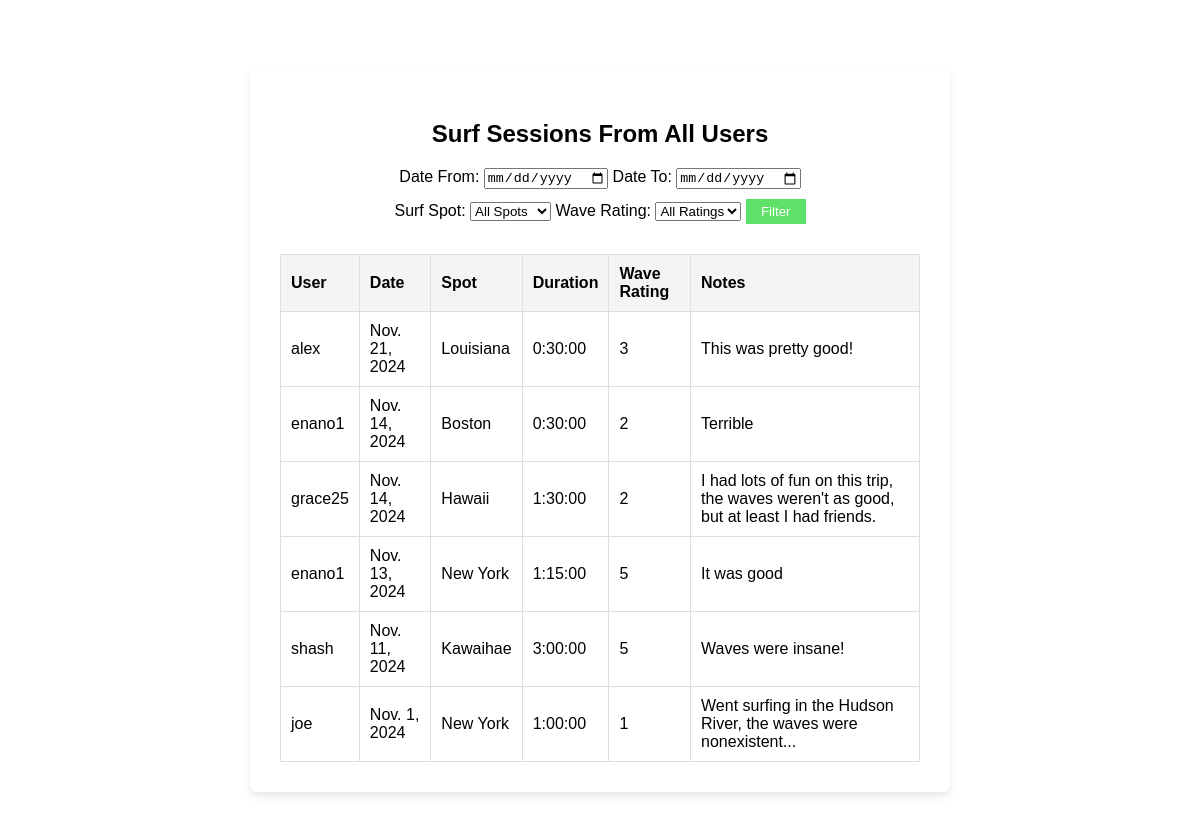
The app's page /surf_sessions_public/ with its own data.
### tide/models.py (models this page shows, shortened)
class SurfSession(models.Model):
    surf_spot = models.ForeignKey(SurfSpot, on_delete=models.CASCADE, related_name='surf_sessions')
    user = models.ForeignKey(User, on_delete=models.CASCADE, related_name='surf_sessions')
    date = models.DateField()
    duration = models.DurationField()
    wave_rating = models.IntegerField(choices=[(i, str(i)) for i in range(1, 6)])
    notes = models.TextField(blank=True, max_length=100)

class SurfSpot(models.Model):
    user = models.ForeignKey(User, on_delete=models.CASCADE, related_name='surf_spots')
    station_id = models.CharField(max_length=10)
    nickname = models.CharField(max_length=100, blank=True)
    latitude = models.FloatField()
    longitude = models.FloatField()
    created_at = models.DateTimeField(auto_now_add=True)
    def __str__(self):
        return f"{self.nickname or self.station_id}"
    class Meta:
        ordering = ['-created_at']

### tide/views.py (the view)
# urls.py: path('surf_sessions_public/', views.SurfSessionPublicListView.as_view(), name='surf_sessions_public'),
class SurfSessionPublicListView(ListView):
    model = SurfSession
    template_name = 'tide/surf_sessions_public.html'
    context_object_name = 'surf_sessions'
    def get_queryset(self):
        queryset = SurfSession.objects.all().order_by('-date')
        date_from = self.request.GET.get('date_from')
        date_to = self.request.GET.get('date_to')
        surf_spot = self.request.GET.get('surf_spot')
        wave_rating = self.request.GET.get('wave_rating')
        if date_from:
            queryset = queryset.filter(date__gte=date_from)
        if date_to:
            queryset = queryset.filter(date__lte=date_to)
        if surf_spot:
            queryset = queryset.filter(surf_spot__id=surf_spot)
        if wave_rating:
            queryset = queryset.filter(wave_rating=wave_rating)
        return queryset
    def get_context_data(self, **kwargs):
        context = super().get_context_data(**kwargs)
        context['surf_spots'] = SurfSpot.objects.all()
        return context

### tide/templates/tide/surf_sessions_public.html (shortened to what this page needs)
{% extends 'tide/base.html' %}
{% block content %}
<body class="location-body">
    <div class="location-content-wrapper">
        <h2>Surf Sessions From All Users</h2>
        <form method="get" action="{% url 'surf_sessions_public' %}">
            <label for="date_from">Date From:</label>
            <input type="date" name="date_from" value="{{ request.GET.date_from }}">
            <label for="date_to">Date To:</label>
            <input type="date" name="date_to" value="{{ request.GET.date_to }}">
            <br>
            <label for="surf_spot">Surf Spot:</label>
            <select name="surf_spot">
                <option value="">All Spots</option>
            </select>
            <label for="wave_rating">Wave Rating:</label>
            <select name="wave_rating">
                <option value="">All Ratings</option>
            </select>
            <button type="submit">Filter</button>
        </form>
    <div class="surf-sessions-table">
    <table class="table">
        <thead>
            <tr>
                <th>User</th>
                <th>Date</th>
                <th>Spot</th>
                <th>Duration</th>
                <th>Wave Rating</th>
                <th>Notes</th>
            </tr>
        </thead>
        <tbody>
            {% if surf_sessions %}
                {% for session in surf_sessions %}
                <tr>
                    <td>{{ session.user }}</td>
                    <td>{{ session.date }}</td>
                    <td>{{ session.surf_spot }}</td>
                    <td>{{ session.duration }}</td>
                    <td>{{ session.wave_rating }}</td>
                    <td>{{ session.notes|default:"No notes" }}</td>
                </tr>
                {% endfor %}
            {% else %}
                <tr>
                    <td colspan="5">No surf sessions available.</td>
                </tr>
            {% endif %}
        </tbody>
    </table>
    </div>
    </div>
</body>
{% endblock %}

### tide/static/tide/tidestyles.css (style rules this page uses)
* { box-sizing: border-box; }
body { -ms-overflow-style: none; scrollbar-width: none; }
body { margin: 0; font-family: Arial, sans-serif; background-color: rgb(12, 12, 12); color: rgb(0, 0, 0); }
button[type="submit"] { background-color: #5de168; color: white; padding: 5px 15px; border: none; cursor: pointer; transition: background-color 0.3s; margin-top: 10px; margin-bottom: 10px; }
.location-body { background: url('https://cs-people.bu.edu/enano1/background_image6.jpg') no-repeat center center fixed; background-size: cover; min-height: 100vh; margin: 0; display: flex; justify-content: center; align-items: center; }
.location-content-wrapper { background-color: rgba(255, 255, 255, 0.785); padding: 30px; border-radius: 8px; box-shadow: 0 4px 8px rgba(0, 0, 0, 0.1); max-width: 700px; text-align: center; width: 100%; margin-top: 70px; margin-bottom: 70px; }
.surf-sessions-table { margin-top: 20px; width: 100%; border-collapse: collapse; }
.surf-sessions-table th, .surf-sessions-table td { padding: 10px; border: 1px solid #ddd; text-align: left; }
.surf-sessions-table th { background-color: #f4f4f4; }
.surf-sessions-table table { width: 100%; border-collapse: collapse; background-color: #fff; }
.surf-sessions-table th, .surf-sessions-table td { padding: 10px; text-align: left; border: 1px solid #ddd; }

### records on screen
SurfSession: user "alex", date "Nov. 21, 2024", surf_spot "Louisiana", duration "0:30:00", wave_rating "3", notes "This was pretty good!"
SurfSession: user "enano1", date "Nov. 14, 2024", surf_spot "Boston", duration "0:30:00", wave_rating "2", notes "Terrible"
SurfSession: user "grace25", date "Nov. 14, 2024", surf_spot "Hawaii", duration "1:30:00", wave_rating "2", notes "I had lots of fun on this trip, the waves weren't as good, but at least I had friends."
SurfSession: user "enano1", date "Nov. 13, 2024", surf_spot "New York", duration "1:15:00", wave_rating "5", notes "It was good"
SurfSession: user "shash", date "Nov. 11, 2024", surf_spot "Kawaihae", duration "3:00:00", wave_rating "5", notes "Waves were insane!"
SurfSession: user "joe", date "Nov. 1, 2024", surf_spot "New York", duration "1:00:00", wave_rating "1", notes "Went surfing in the Hudson River, the waves were nonexistent..."
